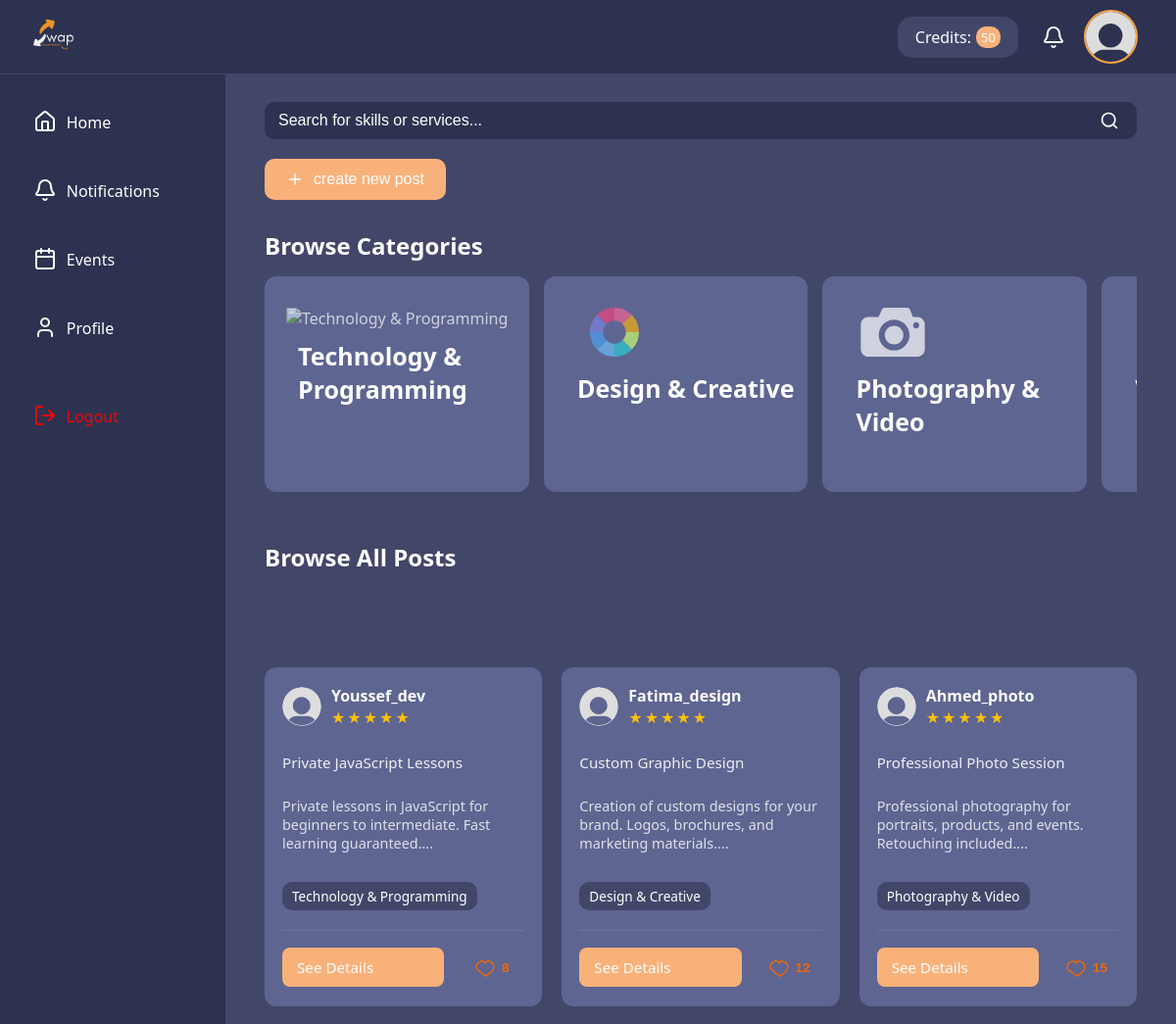
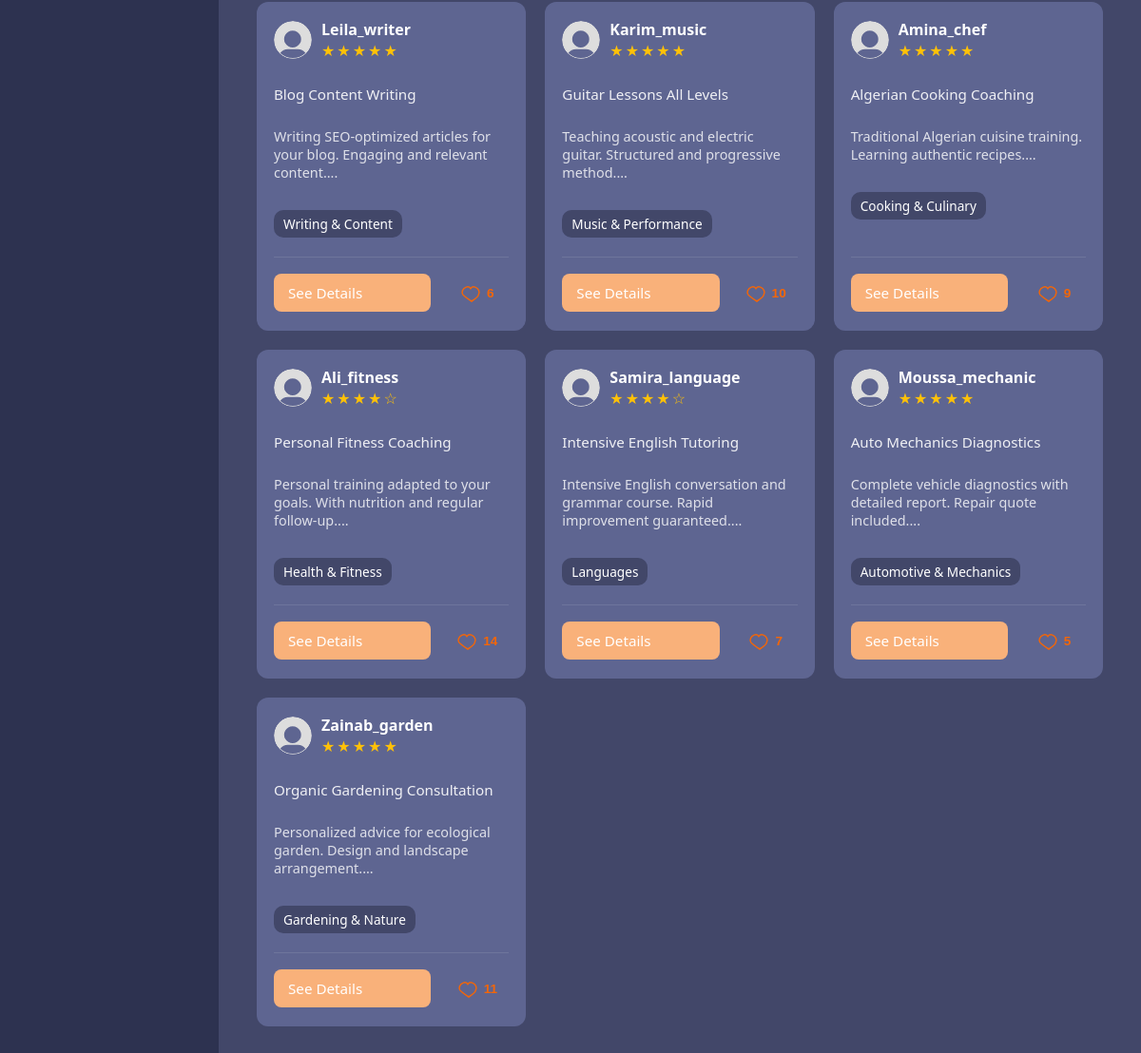
The app's page /dashboard/post/posts.php (signed in) with its own data (2 pictures, top to bottom).
### tables this page shows
CREATE TABLE Posts (
  PostId INT AUTO_INCREMENT PRIMARY KEY,
  UserId INT NOT NULL,
  Title VARCHAR(150) NOT NULL,
  Description TEXT NOT NULL,
  PostType ENUM('in-person','online','both') NOT NULL,
  PostStatus ENUM('active','disabled') DEFAULT 'active',
  CategoryId INT NOT NULL,
  Duration INT CHECK (Duration > 0 AND Duration <= 480),
  MeetLocation VARCHAR(150),
  AvailableDate DATETIME NOT NULL,
  Prerequisites TEXT,
  Requirements TEXT,
  PaymentMethod ENUM('exchange','credit','both') NOT NULL,
  RequiredCredits INT DEFAULT 0 CHECK (RequiredCredits >= 0),
  LikeCount INT DEFAULT 0 CHECK (LikeCount >= 0),
  CreatedAt DATETIME DEFAULT CURRENT_TIMESTAMP,
  
  FOREIGN KEY (UserId) REFERENCES Users(UserId) ON DELETE CASCADE,
  FOREIGN KEY (CategoryId) REFERENCES Category(CategoryId) ON DELETE RESTRICT,
  
  INDEX idx_posts_status_date (PostStatus, AvailableDate),
  INDEX idx_posts_user (UserId),
  INDEX idx_posts_category (CategoryId)
);

CREATE TABLE Users (
  UserId INT AUTO_INCREMENT PRIMARY KEY,
  UserName VARCHAR(45) UNIQUE NOT NULL,
  FullName VARCHAR(45) NOT NULL,
  Email VARCHAR(45) UNIQUE NOT NULL,
  Password VARCHAR(255) NOT NULL,
  Description TEXT,
  ProfilePicture VARCHAR(255),
  ProfessionalTitle VARCHAR(100),
  Location VARCHAR(100),
  PhoneNumber VARCHAR(20),
  BirthDate DATE,
  Gender ENUM('M', 'F'),
  UserSince DATETIME DEFAULT CURRENT_TIMESTAMP,
  IsBanned ENUM('yes','no') DEFAULT 'no',
  Rating DECIMAL(3,2) DEFAULT 0.00 CHECK (Rating >= 0.00 AND Rating <= 5.00),
  RatingCount INT DEFAULT 0 CHECK (RatingCount >= 0),
  ExchangeCount INT DEFAULT 0 CHECK (ExchangeCount >= 0),
  CreditBalance INT DEFAULT 0 CHECK (CreditBalance >= 0)
);

CREATE TABLE Category (
  CategoryId INT AUTO_INCREMENT PRIMARY KEY,
  CategoryName VARCHAR(100) UNIQUE NOT NULL,
  CategoryDescription TEXT,
  PostCount INT DEFAULT 0 CHECK (PostCount >= 0)
);

### dashboard/post/posts.php (the view, shortened to what this page needs)
<?php
require_once '../../DataBaseManagement/config.php';
$currentUserId = $_SESSION['user_id'];
$posts = [];
$offset = isset($_GET['offset']) ? (int) $_GET['offset'] : 0;
$limit = 12;
$category_filter = isset($_GET['category']) ? trim($_GET['category']) : '';
if ($_SERVER['REQUEST_METHOD'] === 'GET' && isset($_GET['search']) && $_GET['search'] !== '') {
    $isSearch = true;
    $search_query = htmlspecialchars(trim($_GET['search']), ENT_QUOTES, 'UTF-8');
    $sql = 'SELECT p.PostId, p.UserId, p.Title, p.Description, p.LikeCount,
               c.CategoryName, u.UserName, u.Rating, u.ProfilePicture,
        (SELECT COUNT(*) FROM PostLikes WHERE PostId = p.PostId AND UserId = ?) as UserLiked
        FROM Posts p
        JOIN Users u ON p.UserId = u.UserId
        JOIN Category c ON p.CategoryId = c.CategoryId
        WHERE p.PostStatus = "active" AND (p.Title LIKE ? OR p.Description LIKE ? OR u.UserName LIKE ?)';
    if ($category_filter !== '') {
        $sql .= ' AND c.CategoryName = ?';
    }
    $sql .= ' ORDER BY p.CreatedAt DESC';
    $stmt = $conn->prepare($sql);
    if ($category_filter !== '') {
        $search_param = "%$search_query%";
        $stmt->bind_param('issss', $currentUserId, $search_param, $search_param, $search_param, $category_filter);
    } else {
        $search_param = "%$search_query%";
        $stmt->bind_param('isss', $currentUserId, $search_param, $search_param, $search_param);
    }
    $stmt->execute();
    $stmt->bind_result($postId, $title, $description, $likeCount, $categoryName, $userName, $rating, $profilePicture, $userId, $userLiked);
    while ($stmt->fetch()) {
        $posts[] = [
            'PostId' => $postId,
            'Title' => $title,
            'Description' => $description,
            'LikeCount' => $likeCount,
            'CategoryName' => $categoryName,
            'UserName' => $userName,
            'Rating' => $rating,
            'UserLiked' => $userLiked,
            'ProfilePicture' => $profilePicture,
            'UserId' => $userId
        ];
    }
    $stmt->close();
} else {
    $stmt = $conn->prepare('SELECT p.PostId, p.Title, p.Description, p.LikeCount, c.CategoryName, u.UserName, u.Rating, u.ProfilePicture, u.UserId,
        (SELECT COUNT(*) FROM PostLikes WHERE PostId = p.PostId AND UserId = ?) as UserLiked
        FROM Posts p
        JOIN Users u ON p.UserId = u.UserId
        JOIN Category c ON p.CategoryId = c.CategoryId
        WHERE p.PostStatus = "active"
        ORDER BY p.CreatedAt DESC LIMIT ? OFFSET ?');
    $stmt->bind_param('iii', $currentUserId, $limit, $offset);
    $stmt->execute();
    $stmt->bind_result($postId, $title, $description, $likeCount, $categoryName, $userName, $rating, $profilePicture, $userId, $userLiked);
    while ($stmt->fetch()) {
        $posts[] = [
            'PostId' => $postId,
            'Title' => $title,
            'Description' => $description,
            'LikeCount' => $likeCount,
            'CategoryName' => $categoryName,
            'UserName' => $userName,
            'Rating' => $rating,
            'UserLiked' => $userLiked,
            'ProfilePicture' => $profilePicture,
            'UserId' => $userId
        ];
    }
}
?>
<!DOCTYPE html>
<html lang="en">
<head>
    <link rel="stylesheet" href="../../assets/css/posts.css">
</head>
<body>
    <?php include '../../components/header_t.php'; ?>
    <main class="main-content">
        <div class="search-container">
            <input type="text" id="search-bar" placeholder="Search for skills or services..." class="search-input">
            <button class="search-btn">
                <img src="../../assets/icons/search.svg" alt="">
            </button>
        </div>
        <button class="create-post-btn"
            onclick="window.location.href='addpost.php'">
            <img src="../../assets/icons/plus.svg" alt="" class="plus-icon">
            <span>create new post</span>
        </button>
        <section class="browse-category">
            <h2>Browse Categories</h2>
            <div class="category-scroll">
                <?php $cat = 'Technology & Programming'; ?>
                <a class="category-card<?php echo ($category_filter === $cat) ? ' active' : ''; ?>" href="posts.php?category=<?php echo urlencode($cat); ?>" data-category="<?php echo htmlspecialchars($cat); ?>">
                    <img src="../../assets/icons/laptop-open-icon.svg" alt="<?php echo htmlspecialchars($cat); ?>">
                    <div class="category-info">
                        <h3><?php echo htmlspecialchars($cat); ?></h3>
                    </div>
                </a>
                <?php $cat = 'Design & Creative'; ?>
                <a class="category-card<?php echo ($category_filter === $cat) ? ' active' : ''; ?>" href="posts.php?category=<?php echo urlencode($cat); ?>" data-category="<?php echo htmlspecialchars($cat); ?>">
                    <img src="../../assets/icons/color-wheel-icon.svg" alt="<?php echo htmlspecialchars($cat); ?>">
                    <div class="category-info">
                        <h3><?php echo htmlspecialchars($cat); ?></h3>
                    </div>
                </a>
                <?php $cat = 'Photography & Video'; ?>
                <a class="category-card<?php echo ($category_filter === $cat) ? ' active' : ''; ?>" href="posts.php?category=<?php echo urlencode($cat); ?>" data-category="<?php echo htmlspecialchars($cat); ?>">
                    <img src="../../assets/icons/camera-white-icon.svg" alt="<?php echo htmlspecialchars($cat); ?>">
                    <div class="category-info">
                        <h3><?php echo htmlspecialchars($cat); ?></h3>
                    </div>
                </a>
                <?php $cat = 'Writing & Content'; ?>
                <a class="category-card<?php echo ($category_filter === $cat) ? ' active' : ''; ?>" href="posts.php?category=<?php echo urlencode($cat); ?>" data-category="<?php echo htmlspecialchars($cat); ?>">
                    <img src="../../assets/icons/author-writer-icon.svg" alt="<?php echo htmlspecialchars($cat); ?>">
                    <div class="category-info">
                    </div>
                </a>
            </div>
        </section>
        <section class="browse-posts">
            <h2 id="posts-title"><?php echo $category_filter !== '' ? htmlspecialchars($category_filter) : 'Browse All Posts'; ?></h2>
            <div class="show-more-section" id="show-all-section">
            </div>
            <div class="posts-grid" id="posts-grid">
                <?php if (count($posts) > 0): ?>
                    <?php foreach ($posts as $post):
                        $rating = round((float) ($post['Rating'] ?? 0));
                        $isLiked = $post['UserLiked'] > 0 ? 'liked' : '';
                        $likeCount = (int) $post['LikeCount'];
                        $userId = htmlspecialchars((string)($post['UserId'] ?? ''));
                        $profilePic = !empty($post['ProfilePicture']) ? htmlspecialchars($post['ProfilePicture']) : '../../assets/images/Default_pfp.svg';
                        $CategoryName = htmlspecialchars((string)($post['CategoryName'] ?? ''));
                        $UserName = htmlspecialchars((string)($post['UserName'] ?? ''));
                        $Desc = htmlspecialchars((string)($post['Description'] ?? ''));
                        $Title = htmlspecialchars((string)($post['Title'] ?? ''));
                    ?>
                        <div class="post-card" data-post-id="<?php echo htmlspecialchars($post['PostId']); ?>"
                            data-category="<?php echo $CategoryName; ?>">
                            <div class="post-header">
                                <a href="../../dashboard/profile/profile.php?id=<?php echo $userId; ?>" class="profile-pic-link">
                                    <img src="<?php echo $profilePic; ?>"
                                        alt="Profile Picture" class="profile-pic">
                                </a>
                                <div class="profile-info">
                                    <h3><a href="../../dashboard/profile/profile.php?id=<?php echo $userId; ?>" class="profile-username-link"><?php echo $UserName; ?></a></h3>
                                    <div class="stars">
                                        <?php
                                        echo str_repeat('★', $rating) . str_repeat('☆', 5 - $rating);
                                        ?>
                                    </div>
                                </div>
                            </div>
                            <p class="post-field"><?php echo $Title; ?></p>
                            <p class="post-description">
                                <?php echo htmlspecialchars(substr($Desc, 0, 100)); ?>...
                            </p>
                            <div class="skills">
                                <span><?php echo $CategoryName; ?></span>
                            </div>
                            <div class="post-actions">
                                <a href="postdetails.php?Postid=<?php echo htmlspecialchars($post['PostId']); ?>" class="see-details-btn">See Details</a>
                                <button class="like-btn <?php echo $isLiked; ?>" data-likes="<?php echo $likeCount; ?>">
                                    <svg viewBox="0 0 24 24">
                                        <path
                                            d="M12 21s-7.5-4.9-9.3-7.1C1.2 11.9 2.3 7.5 6.3 6.1 8.1 5.5 10 6.1 11 7.6c1-1.5 2.9-2.1 4.7-1.5 4 1.4 5.1 5.8 3.6 7.8C19.5 16.1 12 21 12 21z">
                                        </path>
                                    </svg>
                                    <?php if ($likeCount > 0): ?>
                                        <span class="like-count"><?php echo $likeCount; ?></span>
                                    <?php endif; ?>
                                </button>
                            </div>
                        </div>
                    <?php endforeach; ?>
                <?php else: ?>
                    <div class="no-results-message">
                        <p>No posts found. Try adjusting your search or browsing categories.</p>
                    </div>
                <?php endif; ?>
            </div>
        </section>
    </main>
</body>
</html>

### records on screen
posts: UserId.UserName "Youssef_dev", UserId.Rating "★★★★★", Title "Private JavaScript Lessons", Description "Private lessons in JavaScript for beginners to intermediate. Fast learning guaranteed.", CategoryId.CategoryName "Technology & Programming", LikeCount "8"
posts: UserId.UserName "Fatima_design", UserId.Rating "★★★★★", Title "Custom Graphic Design", Description "Creation of custom designs for your brand. Logos, brochures, and marketing materials.", CategoryId.CategoryName "Design & Creative", LikeCount "12"
posts: UserId.UserName "Ahmed_photo", UserId.Rating "★★★★★", Title "Professional Photo Session", Description "Professional photography for portraits, products, and events. Retouching included.", CategoryId.CategoryName "Photography & Video", LikeCount "15"
posts: UserId.UserName "Leila_writer", UserId.Rating "★★★★★", Title "Blog Content Writing", Description "Writing SEO-optimized articles for your blog. Engaging and relevant content.", CategoryId.CategoryName "Writing & Content", LikeCount "6"
posts: UserId.UserName "Karim_music", UserId.Rating "★★★★★", Title "Guitar Lessons All Levels", Description "Teaching acoustic and electric guitar. Structured and progressive method.", CategoryId.CategoryName "Music & Performance", LikeCount "10"
posts: UserId.UserName "Amina_chef", UserId.Rating "★★★★★", Title "Algerian Cooking Coaching", Description "Traditional Algerian cuisine training. Learning authentic recipes.", CategoryId.CategoryName "Cooking & Culinary", LikeCount "9"
posts: UserId.UserName "Ali_fitness", UserId.Rating "★★★★", UserId.Rating "☆", Title "Personal Fitness Coaching", Description "Personal training adapted to your goals. With nutrition and regular follow-up.", CategoryId.CategoryName "Health & Fitness", LikeCount "14"
posts: UserId.UserName "Samira_language", UserId.Rating "★★★★", UserId.Rating "☆", Title "Intensive English Tutoring", Description "Intensive English conversation and grammar course. Rapid improvement guaranteed.", CategoryId.CategoryName "Languages", LikeCount "7"
posts: UserId.UserName "Moussa_mechanic", UserId.Rating "★★★★★", Title "Auto Mechanics Diagnostics", Description "Complete vehicle diagnostics with detailed report. Repair quote included.", CategoryId.CategoryName "Automotive & Mechanics", LikeCount "5"
posts: UserId.UserName "Zainab_garden", UserId.Rating "★★★★★", Title "Organic Gardening Consultation", Description "Personalized advice for ecological garden. Design and landscape arrangement.", CategoryId.CategoryName "Gardening & Nature", LikeCount "11"

### other values on screen
$cat "Technology & Programming"
$cat "Design & Creative"
$cat "Photography & Video"
